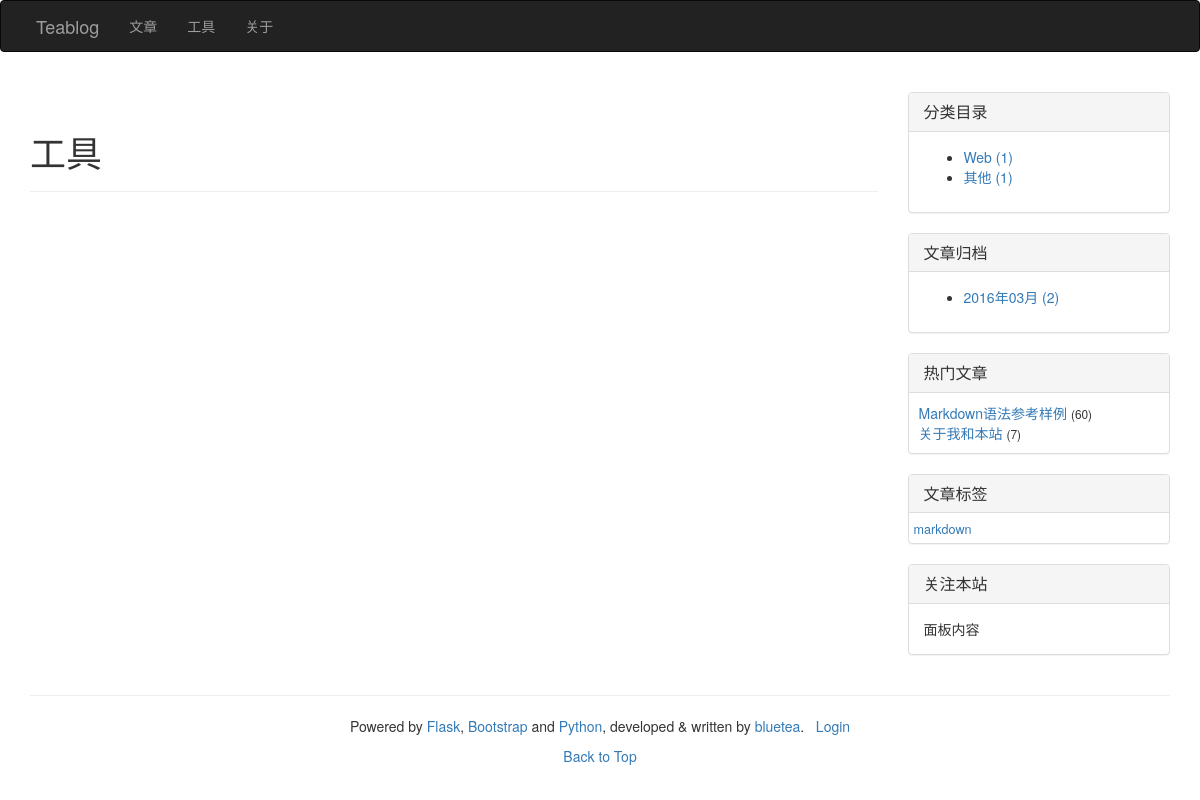
Screenshot of /tools with the database file from the repository.
### index.py (models this page shows, shortened)
class Category(db.Model):
    __tablename__ = 'categories'
    id = db.Column(db.Integer, primary_key=True)
    name = db.Column(db.Unicode(32), unique=True, index=True, nullable=False)
    articles = db.relationship('Article', backref='category', lazy='dynamic')

class Article(db.Model):
    __tablename__ = 'articles'
    id = db.Column(db.Integer, primary_key=True)
    title = db.Column(db.Unicode(128), unique=True, index=True, nullable=False)
    content = db.Column(db.UnicodeText) # plain-text or markdown
    content_html = db.Column(db.UnicodeText) # html
    content_pre = db.Column(db.UnicodeText) # several top lines for preview in 'index' page
    content_size = db.Column(db.Integer)
    time_created = db.Column(db.DateTime, index=True, default=datetime.now())
    time_modified = db.Column(db.DateTime, index=True, default=datetime.now())
    read_count = db.Column(db.Integer)
    private = db.Column(db.Boolean) # non-public, or hidden
    category_id = db.Column(db.Integer, db.ForeignKey('categories.id'))
    series_id = db.Column(db.Integer, db.ForeignKey('series.id'), nullable=True) # could be null
    tags = db.Column(db.Unicode(256), index=True, nullable=True) # space separated tag worlds

### index.py (the view)
@app.route('/tools')
def tools():
    return render_template('tools.html')

### index.py (called while the page is built)
def update_tags_cache(articles=None, reverse=False):
    tags = {}
    if not articles:
        articles = Article.query.order_by(Article.title).all()
    for article in articles:
        if not article.tags:
            continue
        for tag in article.tags.split():
            tags.setdefault(tag, set())
            tags[tag].add(article)
    return sorted(tags.items(), reverse=reverse) # _list_ of item: ('tag', {art1, art2, ...})

### templates/tools.html (shortened to what this page needs)
{% extends 'base.html' %}
{% block page_content %}
<div class="page-header">
	<h1>工具</h1>
</div>
{% endblock %}

### templates/_macros.html (shortened to what this page needs)
{% macro widget_category(data, endpoint) %}
<div class="panel panel-default">
    <div class="panel-heading">
        <h3 class="panel-title">分类目录</h3>
    </div>
    <div class="panel-body">
        <ul>
            {% for category, num in data.items() %}
                <li>
                    <a href="{{ url_for(endpoint, by='category') }}#{{ category.name }}">
                        {{ category.name }} ({{ num }})
                    </a>
                </li>
            {% endfor %}
        </ul>
    </div>
</div>
{% endmacro %}
{% macro widget_archive(data, endpoint) %}
<div class="panel panel-default">
    <div class="panel-heading">
        <h3 class="panel-title">文章归档</h3>
    </div>
    <div class="panel-body">
        <ul>
            {% for year, months in data.items() %}
                {% for month, num in months.items() %}
                    <li>
                        <a href="{{ url_for(endpoint, by='time_created') }}#{{ year }}-{{ month }}">
                            {{ year }}年{{ "%02d"|format(month) }}月 ({{ num }})
                        </a>
                    </li>
                {% endfor %}
            {% endfor %}
        </ul>
    </div>
</div>
{% endmacro %}
{% macro widget_popular(data, endpoint) %}
<div class="panel panel-default">
    <div class="panel-heading">
        <h3 class="panel-title">热门文章</h3>
    </div>
    <div class="panel-body" style="padding: 10px 5px 10px 10px;">
        {% for article in data %}
        <a href="{{ url_for(endpoint, id=article.id) }}">{{ article.title|truncate(30, True) }}</a> <small>({{ article.read_count }})</small><br>
        {% endfor %}
    </div>
</div>
{% endmacro %}
{% macro widget_tags(data, endpoint) %}
    {% set num_min, num_max = data[0] %}
    {% set font_min, font_max = (90, 270) %}
    {% if num_min == num_max or num_min == -1 %}
    {%      set size_delta = 0 %}
    {% else %}
    {%      set size_delta = ((font_max - font_min) // (num_max - num_min)) %}
    {% endif %}
<div class="panel panel-default">
    <div class="panel-heading">
        <h3 class="panel-title">文章标签</h3>
    </div>
    <div class="panel-body" style="padding: 5px;">
        {% for tag_data in data[1:] %}
        <a href="{{ url_for(endpoint, by='tag') }}#{{ tag_data[0] }}">
            <span style="font-size:{{ (tag_data[1] - num_min) * size_delta + font_min }}%">{{ tag_data[0] }}<span>
        </a>&nbsp;
        {% endfor %}
    </div>
</div>
{% endmacro %}

### rows the page displays
Category: name "Web", num "1"
Category: name "其他", id "1"
Article: title "Markdown语法参考样例", read_count "60", tags "markdown"
Article: title "关于我和本站", read_count "7"

### other values shown
{{ year }} "2016"
{{ "%02d"|format(month) }} "03"
{{ num }} "2"
